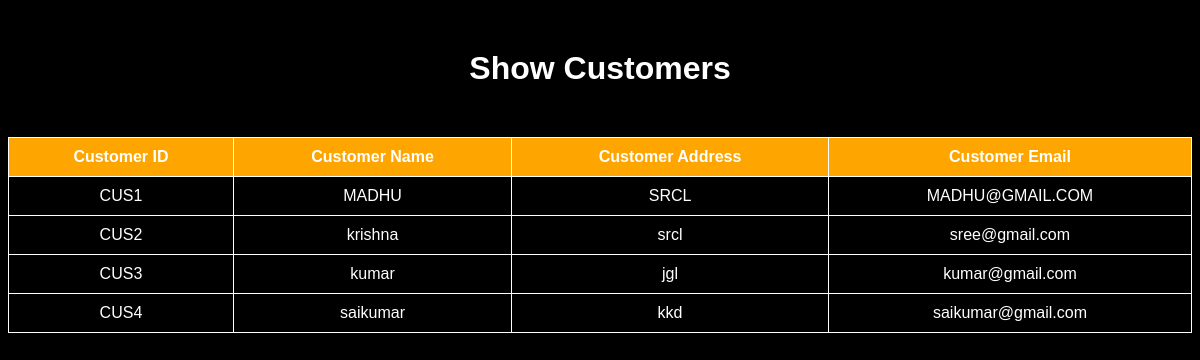
The page /show-customers on the database as committed earlier.
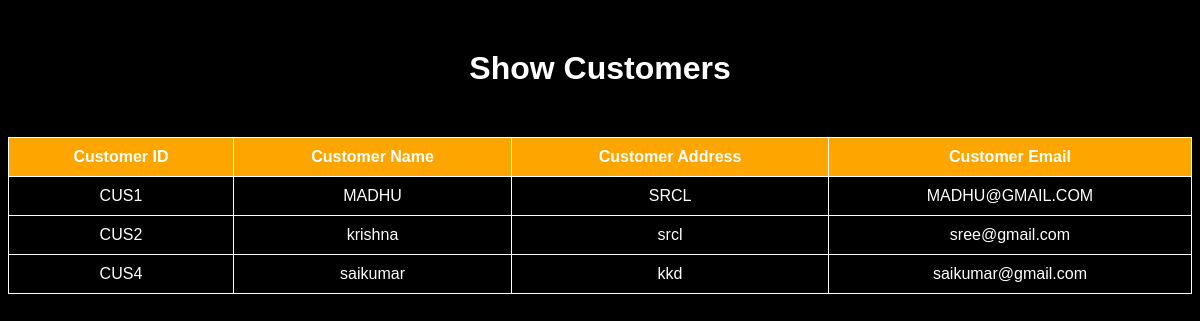
The same page on the database as committed later.
### tables this page shows
CREATE TABLE CUSTOMER(CUSTOMER_ID VARCHAR(30),CUSTOMER_NAME VARCHAR(40),CUSTOMER_ADDR VARCHAR(40),CUSTOMER_EMAIL VARCHAR(30));

### app.py (the view)
@app.route("/show-customers")
def customer_show():
    conn = sqlite3.connect('ims.db')
    cn=conn.cursor()
    cn.execute('select * from customer')
    data=[]
    for i in cn.fetchall():
        customer={}
        customer['customer_id'] = i[0]
        customer['customer_name'] = i[1]
        customer['customer_addr'] = i[2]
        customer['customer_email'] = i[3]
        data.append(customer)
    print(data)
    return render_template('show-customer.html',data = data)

### templates/show-customer.html (shortened to what this page needs)
<!DOCTYPE html>
<html>
<head>
</head>
<body>
    <h1>Show Customers</h1>
    <div class="table-container fade-in">
        <table>
            <tr>
                <th>Customer ID</th>
                <th>Customer Name</th>
                <th>Customer Address</th>
                <th>Customer Email</th>
            </tr>
            {% for customer in data %}
                <tr>
                    <td>{{ customer.customer_id }}</td>
                    <td>{{ customer.customer_name }}</td>
                    <td>{{ customer.customer_addr }}</td>
                    <td>{{ customer.customer_email }}</td>
                </tr>
            {% endfor %}
        </table>
    </div>
</body>
</html>

Rows that differ between the two databases and show on the page:
removed CUSTOMER: customer_id "CUS3", customer_name "kumar", customer_addr "jgl", customer_email "kumar@gmail.com"
